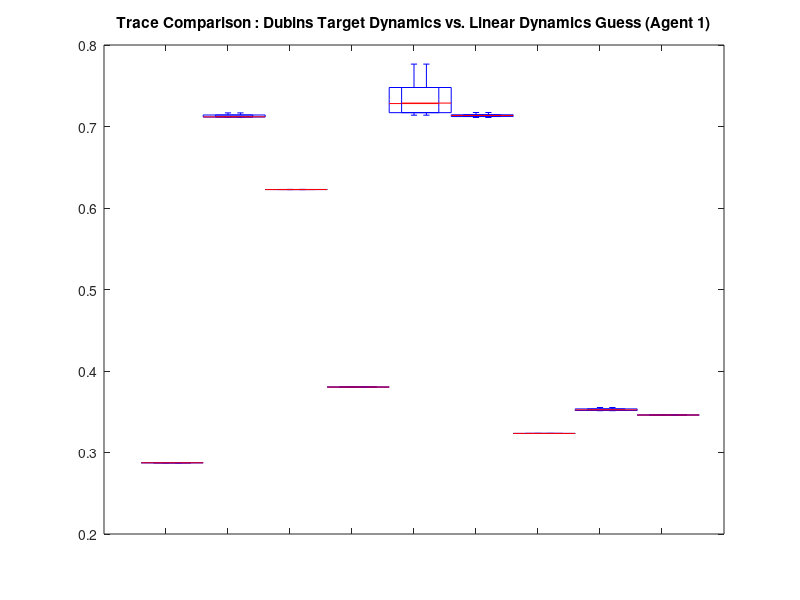

Here is the MATLAB script that generated this plot: (Note: this script raises an error after producing the figure.)

clear all;
close all;

load('boxplot.mat');

position_1 = 1:1:9;  
position_2 = 1.2:1:9.2;
position_3 = 1.4:1:9.4;

%% AGENT 1

figure(1)
box1 = boxplot([cost_dubins_inf.trace(1,:,1,1)',cost_dubins_inf.trace(1,:,1,2)',cost_dubins_inf.trace(1,:,1,3)',...
    cost_dubins_inf.trace(1,:,2,1)',cost_dubins_inf.trace(1,:,2,2)',cost_dubins_inf.trace(1,:,2,3)',...
    cost_dubins_inf.trace(1,:,4,1)',cost_dubins_inf.trace(1,:,4,2)',cost_dubins_inf.trace(1,:,4,3)'],...
    'colors','k','positions',position_1,'width',0.18);
title('Trace Comparison : Dubins Target Dynamics vs. Linear Dynamics Guess (Agent 1)');


set(gca,'XTickLabel',{' '})  % Erase xlabels   
hold on  % Keep the Month_O boxplots on figure overlap the Month_S boxplots   

box2 = boxplot([cost_dubins_40.trace(1,:,1,1)',cost_dubins_40.trace(1,:,1,2)',cost_dubins_40.trace(1,:,1,3)',...
    cost_dubins_40.trace(1,:,2,1)',cost_dubins_40.trace(1,:,2,2)',cost_dubins_40.trace(1,:,2,3)',...
    cost_dubins_40.trace(1,:,4,1)',cost_dubins_40.trace(1,:,4,2)',cost_dubins_40.trace(1,:,4,3)'],...
    'colors','c','positions',position_2,'width',0.18);


set(gca,'XTickLabel',{' '})  % Erase xlabels   
hold on  % Keep the Month_O boxplots on figure overlap the Month_S boxplots   

box3 = boxplot([cost_dubins_20.trace(1,:,1,1)',cost_dubins_20.trace(1,:,1,2)',cost_dubins_20.trace(1,:,1,3)',...
    cost_dubins_20.trace(1,:,2,1)',cost_dubins_20.trace(1,:,2,2)',cost_dubins_20.trace(1,:,2,3)',...
    cost_dubins_20.trace(1,:,4,1)',cost_dubins_20.trace(1,:,4,2)',cost_dubins_20.trace(1,:,4,3)'],...
    'colors','r','positions',position_3,'width',0.18);


set(gca,'XTickLabel',{' '})  % Erase xlabels   
hold on  % Keep the Month_O boxplots on figure overlap the Month_S boxplots   


hold off   % Insert texts and labels 
ylabel('Trace') 
text('Position',[0.85,-0.03],'String','Target 1 Central') 
text('Position',[1.85,-0.03],'String','Target 1 MMNB') 
text('Position',[2.85,-0.03],'String','Target 1 Diag') 
text('Position',[3.85,-0.03],'String','Target 2 Central') 
text('Position',[4.85,-0.03],'String','Target 2 MMNB') 
text('Position',[5.85,-0.03],'String','Target 2 Diag') 
text('Position',[6.85,-0.03],'String','Bias Central') 
text('Position',[7.85,-0.03],'String','Bias MMNB') 
text('Position',[8.85,-0.03],'String','Bias Diag') 

set(gca,'fontsize',12)

ylim([0 0.8])

legend([box1(5,1),box2(5,1),box3(5,1)], {'Perfect Comm.','40m Comm. Range','20m Comm. Range'})


figure(2)
box1 = boxplot([cost_static_inf.trace(1,:,1,1)',cost_static_inf.trace(1,:,1,2)',cost_static_inf.trace(1,:,1,3)',...
    cost_static_inf.trace(1,:,2,1)',cost_static_inf.trace(1,:,2,2)',cost_static_inf.trace(1,:,2,3)',...
    cost_static_inf.trace(1,:,4,1)',cost_static_inf.trace(1,:,4,2)',cost_static_inf.trace(1,:,4,3)'],...
    'colors','k','positions',position_1,'width',0.18);
title('Trace Comparison : Static Target Dynamics vs. Linear Dynamics Guess (Agent 1)');


set(gca,'XTickLabel',{' '})  % Erase xlabels   
hold on  % Keep the Month_O boxplots on figure overlap the Month_S boxplots   

box2 = boxplot([cost_static_40.trace(1,:,1,1)',cost_static_40.trace(1,:,1,2)',cost_static_40.trace(1,:,1,3)',...
    cost_static_40.trace(1,:,2,1)',cost_static_40.trace(1,:,2,2)',cost_static_40.trace(1,:,2,3)',...
    cost_static_40.trace(1,:,4,1)',cost_static_40.trace(1,:,4,2)',cost_static_40.trace(1,:,4,3)'],...
    'colors','c','positions',position_2,'width',0.18);


set(gca,'XTickLabel',{' '})  % Erase xlabels   
hold on  % Keep the Month_O boxplots on figure overlap the Month_S boxplots   

box3 = boxplot([cost_static_20.trace(1,:,1,1)',cost_static_20.trace(1,:,1,2)',cost_static_20.trace(1,:,1,3)',...
    cost_static_20.trace(1,:,2,1)',cost_static_20.trace(1,:,2,2)',cost_static_20.trace(1,:,2,3)',...
    cost_static_20.trace(1,:,4,1)',cost_static_20.trace(1,:,4,2)',cost_static_20.trace(1,:,4,3)'],...
    'colors','r','positions',position_3,'width',0.18);


set(gca,'XTickLabel',{' '})  % Erase xlabels   
hold on  % Keep the Month_O boxplots on figure overlap the Month_S boxplots   


hold off   % Insert texts and labels 
ylabel('Trace') 
text('Position',[0.85,-0.03],'String','Target 1 Central') 
text('Position',[1.85,-0.03],'String','Target 1 MMNB') 
text('Position',[2.85,-0.03],'String','Target 1 Diag') 
text('Position',[3.85,-0.03],'String','Target 2 Central') 
text('Position',[4.85,-0.03],'String','Target 2 MMNB') 
text('Position',[5.85,-0.03],'String','Target 2 Diag') 
text('Position',[6.85,-0.03],'String','Bias Central') 
text('Position',[7.85,-0.03],'String','Bias MMNB') 
text('Position',[8.85,-0.03],'String','Bias Diag') 

set(gca,'fontsize',12)

ylim([0 0.8])

legend([box1(5,1),box2(5,1),box3(5,1)], {'Perfect Comm.','40m Comm. Range','20m Comm. Range'})


%%

figure(3)
box1 = boxplot([cost_dubins_inf.mse(1,:,1,1)',cost_dubins_inf.mse(1,:,1,2)',cost_dubins_inf.mse(1,:,1,3)',...
    cost_dubins_inf.mse(1,:,2,1)',cost_dubins_inf.mse(1,:,2,2)',cost_dubins_inf.mse(1,:,2,3)',...
    cost_dubins_inf.mse(1,:,4,1)',cost_dubins_inf.mse(1,:,4,2)',cost_dubins_inf.mse(1,:,4,3)'],...
    'colors','k','positions',position_1,'width',0.18);
title('Norm of Position Error Comparison : Dubins Target Dynamics vs. Linear Dynamics Guess (Agent 1)');


set(gca,'XTickLabel',{' '})  % Erase xlabels   
hold on  % Keep the Month_O boxplots on figure overlap the Month_S boxplots   

box2 = boxplot([cost_dubins_40.mse(1,:,1,1)',cost_dubins_40.mse(1,:,1,2)',cost_dubins_40.mse(1,:,1,3)',...
    cost_dubins_40.mse(1,:,2,1)',cost_dubins_40.mse(1,:,2,2)',cost_dubins_40.mse(1,:,2,3)',...
    cost_dubins_40.mse(1,:,4,1)',cost_dubins_40.mse(1,:,4,2)',cost_dubins_40.mse(1,:,4,3)'],...
    'colors','c','positions',position_2,'width',0.18);


set(gca,'XTickLabel',{' '})  % Erase xlabels   
hold on  % Keep the Month_O boxplots on figure overlap the Month_S boxplots   

box3 = boxplot([cost_dubins_20.mse(1,:,1,1)',cost_dubins_20.mse(1,:,1,2)',cost_dubins_20.mse(1,:,1,3)',...
    cost_dubins_20.mse(1,:,2,1)',cost_dubins_20.mse(1,:,2,2)',cost_dubins_20.mse(1,:,2,3)',...
    cost_dubins_20.mse(1,:,4,1)',cost_dubins_20.mse(1,:,4,2)',cost_dubins_20.mse(1,:,4,3)'],...
    'colors','r','positions',position_3,'width',0.18);


set(gca,'XTickLabel',{' '})  % Erase xlabels   
hold on  % Keep the Month_O boxplots on figure overlap the Month_S boxplots   


hold off   % Insert texts and labels 
ylabel('Norm of Position Error') 
text('Position',[0.85,-0.3],'String','Target 1 Central') 
text('Position',[1.85,-0.3],'String','Target 1 MMNB') 
text('Position',[2.85,-0.3],'String','Target 1 Diag') 
text('Position',[3.85,-0.3],'String','Target 2 Central') 
text('Position',[4.85,-0.3],'String','Target 2 MMNB') 
text('Position',[5.85,-0.3],'String','Target 2 Diag') 
text('Position',[6.85,-0.3],'String','Bias Central') 
text('Position',[7.85,-0.3],'String','Bias MMNB') 
text('Position',[8.85,-0.3],'String','Bias Diag') 

set(gca,'fontsize',12)

ylim([0 3])

legend([box1(5,1),box2(5,1),box3(5,1)], {'Perfect Comm.','40m Comm. Range','20m Comm. Range'})

figure(4)
box1 = boxplot([cost_static_inf.mse(1,:,1,1)',cost_static_inf.mse(1,:,1,2)',cost_static_inf.mse(1,:,1,3)',...
    cost_static_inf.mse(1,:,2,1)',cost_static_inf.mse(1,:,2,2)',cost_static_inf.mse(1,:,2,3)',...
    cost_static_inf.mse(1,:,4,1)',cost_static_inf.mse(1,:,4,2)',cost_static_inf.mse(1,:,4,3)'],...
    'colors','k','positions',position_1,'width',0.18);
title('Norm of Position Error Comparison : Static Target Dynamics vs. Linear Dynamics Guess (Agent 1)');


set(gca,'XTickLabel',{' '})  % Erase xlabels   
hold on  % Keep the Month_O boxplots on figure overlap the Month_S boxplots   

box2 = boxplot([cost_static_40.mse(1,:,1,1)',cost_static_40.mse(1,:,1,2)',cost_static_40.mse(1,:,1,3)',...
    cost_static_40.mse(1,:,2,1)',cost_static_40.mse(1,:,2,2)',cost_static_40.mse(1,:,2,3)',...
    cost_static_40.mse(1,:,4,1)',cost_static_40.mse(1,:,4,2)',cost_static_40.mse(1,:,4,3)'],...
    'colors','c','positions',position_2,'width',0.18);


set(gca,'XTickLabel',{' '})  % Erase xlabels   
hold on  % Keep the Month_O boxplots on figure overlap the Month_S boxplots   

box3 = boxplot([cost_static_20.mse(1,:,1,1)',cost_static_20.mse(1,:,1,2)',cost_static_20.mse(1,:,1,3)',...
    cost_static_20.mse(1,:,2,1)',cost_static_20.mse(1,:,2,2)',cost_static_20.mse(1,:,2,3)',...
    cost_static_20.mse(1,:,4,1)',cost_static_20.mse(1,:,4,2)',cost_static_20.mse(1,:,4,3)'],...
    'colors','r','positions',position_3,'width',0.18);


set(gca,'XTickLabel',{' '})  % Erase xlabels   
hold on  % Keep the Month_O boxplots on figure overlap the Month_S boxplots   


hold off   % Insert texts and labels 
ylabel('Norm of Position Error') 
text('Position',[0.85,-0.3],'String','Target 1 Central') 
text('Position',[1.85,-0.3],'String','Target 1 MMNB') 
text('Position',[2.85,-0.3],'String','Target 1 Diag') 
text('Position',[3.85,-0.3],'String','Target 2 Central') 
text('Position',[4.85,-0.3],'String','Target 2 MMNB') 
text('Position',[5.85,-0.3],'String','Target 2 Diag') 
text('Position',[6.85,-0.3],'String','Bias Central') 
text('Position',[7.85,-0.3],'String','Bias MMNB') 
text('Position',[8.85,-0.3],'String','Bias Diag') 

set(gca,'fontsize',12)

ylim([0 3])

legend([box1(5,1),box2(5,1),box3(5,1)], {'Perfect Comm.','40m Comm. Range','20m Comm. Range'})

%% AGENT 2

figure(5)
box1 = boxplot([cost_dubins_inf.trace(2,:,1,1)',cost_dubins_inf.trace(2,:,1,2)',cost_dubins_inf.trace(2,:,1,3)',...
    cost_dubins_inf.trace(2,:,3,1)',cost_dubins_inf.trace(2,:,3,2)',cost_dubins_inf.trace(2,:,3,3)',...
    cost_dubins_inf.trace(2,:,4,1)',cost_dubins_inf.trace(2,:,4,2)',cost_dubins_inf.trace(2,:,4,3)'],...
    'colors','k','positions',position_1,'width',0.18);
title('Trace Comparison : Dubins Target Dynamics vs. Linear Dynamics Guess (Agent 2)');


set(gca,'XTickLabel',{' '})  % Erase xlabels   
hold on  % Keep the Month_O boxplots on figure overlap the Month_S boxplots   

box2 = boxplot([cost_dubins_40.trace(2,:,1,1)',cost_dubins_40.trace(2,:,1,2)',cost_dubins_40.trace(2,:,1,3)',...
    cost_dubins_40.trace(2,:,3,1)',cost_dubins_40.trace(2,:,3,2)',cost_dubins_40.trace(2,:,3,3)',...
    cost_dubins_40.trace(2,:,4,1)',cost_dubins_40.trace(2,:,4,2)',cost_dubins_40.trace(2,:,4,3)'],...
    'colors','c','positions',position_2,'width',0.18);


set(gca,'XTickLabel',{' '})  % Erase xlabels   
hold on  % Keep the Month_O boxplots on figure overlap the Month_S boxplots   

box3 = boxplot([cost_dubins_20.trace(2,:,1,1)',cost_dubins_20.trace(2,:,1,2)',cost_dubins_20.trace(2,:,1,3)',...
    cost_dubins_20.trace(2,:,3,1)',cost_dubins_20.trace(2,:,3,2)',cost_dubins_20.trace(2,:,3,3)',...
    cost_dubins_20.trace(2,:,4,1)',cost_dubins_20.trace(2,:,4,2)',cost_dubins_20.trace(2,:,4,3)'],...
    'colors','r','positions',position_3,'width',0.18);


set(gca,'XTickLabel',{' '})  % Erase xlabels   
hold on  % Keep the Month_O boxplots on figure overlap the Month_S boxplots   


hold off   % Insert texts and labels 
ylabel('Trace') 
text('Position',[0.85,-0.05],'String','Target 1 Central') 
text('Position',[1.85,-0.05],'String','Target 1 MMNB') 
text('Position',[2.85,-0.05],'String','Target 1 Diag') 
text('Position',[3.85,-0.05],'String','Target 3 Central') 
text('Position',[4.85,-0.05],'String','Target 3 MMNB') 
text('Position',[5.85,-0.05],'String','Target 3 Diag') 
text('Position',[6.85,-0.05],'String','Bias Central') 
text('Position',[7.85,-0.05],'String','Bias MMNB') 
text('Position',[8.85,-0.05],'String','Bias Diag') 

set(gca,'fontsize',12)

ylim([0 1.5])

legend([box1(5,1),box2(5,1),box3(5,1)], {'Perfect Comm.','40m Comm. Range','20m Comm. Range'})


figure(6)
box1 = boxplot([cost_static_inf.trace(2,:,1,1)',cost_static_inf.trace(2,:,1,2)',cost_static_inf.trace(2,:,1,3)',...
    cost_static_inf.trace(2,:,3,1)',cost_static_inf.trace(2,:,3,2)',cost_static_inf.trace(2,:,3,3)',...
    cost_static_inf.trace(2,:,4,1)',cost_static_inf.trace(2,:,4,2)',cost_static_inf.trace(2,:,4,3)'],...
    'colors','k','positions',position_1,'width',0.18);
title('Trace Comparison : Static Target Dynamics vs. Linear Dynamics Guess (Agent 2)');


set(gca,'XTickLabel',{' '})  % Erase xlabels   
hold on  % Keep the Month_O boxplots on figure overlap the Month_S boxplots   

box2 = boxplot([cost_static_40.trace(2,:,1,1)',cost_static_40.trace(2,:,1,2)',cost_static_40.trace(2,:,1,3)',...
    cost_static_40.trace(2,:,3,1)',cost_static_40.trace(2,:,3,2)',cost_static_40.trace(2,:,3,3)',...
    cost_static_40.trace(2,:,4,1)',cost_static_40.trace(2,:,4,2)',cost_static_40.trace(2,:,4,3)'],...
    'colors','c','positions',position_2,'width',0.18);


set(gca,'XTickLabel',{' '})  % Erase xlabels   
hold on  % Keep the Month_O boxplots on figure overlap the Month_S boxplots   

box3 = boxplot([cost_static_20.trace(2,:,1,1)',cost_static_20.trace(2,:,1,2)',cost_static_20.trace(2,:,1,3)',...
    cost_static_20.trace(2,:,3,1)',cost_static_20.trace(2,:,3,2)',cost_static_20.trace(2,:,3,3)',...
    cost_static_20.trace(2,:,4,1)',cost_static_20.trace(2,:,4,2)',cost_static_20.trace(2,:,4,3)'],...
    'colors','r','positions',position_3,'width',0.18);


set(gca,'XTickLabel',{' '})  % Erase xlabels   
hold on  % Keep the Month_O boxplots on figure overlap the Month_S boxplots   


hold off   % Insert texts and labels 
ylabel('Trace') 
text('Position',[0.85,-0.05],'String','Target 1 Central') 
text('Position',[1.85,-0.05],'String','Target 1 MMNB') 
text('Position',[2.85,-0.05],'String','Target 1 Diag') 
text('Position',[3.85,-0.05],'String','Target 3 Central') 
text('Position',[4.85,-0.05],'String','Target 3 MMNB') 
text('Position',[5.85,-0.05],'String','Target 3 Diag') 
text('Position',[6.85,-0.05],'String','Bias Central') 
text('Position',[7.85,-0.05],'String','Bias MMNB') 
text('Position',[8.85,-0.05],'String','Bias Diag') 

set(gca,'fontsize',12)

ylim([0 1.5])

legend([box1(5,1),box2(5,1),box3(5,1)], {'Perfect Comm.','40m Comm. Range','20m Comm. Range'})


%%

figure(7)
box1 = boxplot([cost_dubins_inf.mse(2,:,1,1)',cost_dubins_inf.mse(2,:,1,2)',cost_dubins_inf.mse(2,:,1,3)',...
    cost_dubins_inf.mse(2,:,3,1)',cost_dubins_inf.mse(2,:,3,2)',cost_dubins_inf.mse(2,:,3,3)',...
    cost_dubins_inf.mse(2,:,4,1)',cost_dubins_inf.mse(2,:,4,2)',cost_dubins_inf.mse(2,:,4,3)'],...
    'colors','k','positions',position_1,'width',0.18);
title('Norm of Position Error Comparison : Dubins Target Dynamics vs. Linear Dynamics Guess (Agent 2)');


set(gca,'XTickLabel',{' '})  % Erase xlabels   
hold on  % Keep the Month_O boxplots on figure overlap the Month_S boxplots   

box2 = boxplot([cost_dubins_40.mse(2,:,1,1)',cost_dubins_40.mse(2,:,1,2)',cost_dubins_40.mse(2,:,1,3)',...
    cost_dubins_40.mse(2,:,3,1)',cost_dubins_40.mse(2,:,3,2)',cost_dubins_40.mse(2,:,3,3)',...
    cost_dubins_40.mse(2,:,4,1)',cost_dubins_40.mse(2,:,4,2)',cost_dubins_40.mse(2,:,4,3)'],...
    'colors','c','positions',position_2,'width',0.18);


set(gca,'XTickLabel',{' '})  % Erase xlabels   
hold on  % Keep the Month_O boxplots on figure overlap the Month_S boxplots   

box3 = boxplot([cost_dubins_20.mse(2,:,1,1)',cost_dubins_20.mse(2,:,1,2)',cost_dubins_20.mse(2,:,1,3)',...
    cost_dubins_20.mse(2,:,3,1)',cost_dubins_20.mse(2,:,3,2)',cost_dubins_20.mse(2,:,3,3)',...
    cost_dubins_20.mse(2,:,4,1)',cost_dubins_20.mse(2,:,4,2)',cost_dubins_20.mse(2,:,4,3)'],...
    'colors','r','positions',position_3,'width',0.18);


set(gca,'XTickLabel',{' '})  % Erase xlabels   
hold on  % Keep the Month_O boxplots on figure overlap the Month_S boxplots   


hold off   % Insert texts and labels 
ylabel('Norm of Position Error') 
text('Position',[0.85,-0.3],'String','Target 1 Central') 
text('Position',[1.85,-0.3],'String','Target 1 MMNB') 
text('Position',[2.85,-0.3],'String','Target 1 Diag') 
text('Position',[3.85,-0.3],'String','Target 3 Central') 
text('Position',[4.85,-0.3],'String','Target 3 MMNB') 
text('Position',[5.85,-0.3],'String','Target 3 Diag') 
text('Position',[6.85,-0.3],'String','Bias Central') 
text('Position',[7.85,-0.3],'String','Bias MMNB') 
text('Position',[8.85,-0.3],'String','Bias Diag') 

set(gca,'fontsize',12)

ylim([0 3])

legend([box1(5,1),box2(5,1),box3(5,1)], {'Perfect Comm.','40m Comm. Range','20m Comm. Range'})


figure(8)
box1 = boxplot([cost_static_inf.mse(2,:,1,1)',cost_static_inf.mse(2,:,1,2)',cost_static_inf.mse(2,:,1,3)',...
    cost_static_inf.mse(2,:,3,1)',cost_static_inf.mse(2,:,3,2)',cost_static_inf.mse(2,:,3,3)',...
    cost_static_inf.mse(2,:,4,1)',cost_static_inf.mse(2,:,4,2)',cost_static_inf.mse(2,:,4,3)'],...
    'colors','k','positions',position_1,'width',0.18);
title('Norm of Position Error Comparison : Static Target Dynamics vs. Linear Dynamics Guess (Agent 2)');


set(gca,'XTickLabel',{' '})  % Erase xlabels   
hold on  % Keep the Month_O boxplots on figure overlap the Month_S boxplots   

box2 = boxplot([cost_static_40.mse(2,:,1,1)',cost_static_40.mse(2,:,1,2)',cost_static_40.mse(2,:,1,3)',...
    cost_static_40.mse(2,:,3,1)',cost_static_40.mse(2,:,3,2)',cost_static_40.mse(2,:,3,3)',...
    cost_static_40.mse(2,:,4,1)',cost_static_40.mse(2,:,4,2)',cost_static_40.mse(2,:,4,3)'],...
    'colors','c','positions',position_2,'width',0.18);


set(gca,'XTickLabel',{' '})  % Erase xlabels   
hold on  % Keep the Month_O boxplots on figure overlap the Month_S boxplots   

box3 = boxplot([cost_static_20.mse(2,:,1,1)',cost_static_20.mse(2,:,1,2)',cost_static_20.mse(2,:,1,3)',...
    cost_static_20.mse(2,:,3,1)',cost_static_20.mse(2,:,3,2)',cost_static_20.mse(2,:,3,3)',...
    cost_static_20.mse(2,:,4,1)',cost_static_20.mse(2,:,4,2)',cost_static_20.mse(2,:,4,3)'],...
    'colors','r','positions',position_3,'width',0.18);


set(gca,'XTickLabel',{' '})  % Erase xlabels   
hold on  % Keep the Month_O boxplots on figure overlap the Month_S boxplots   


hold off   % Insert texts and labels 
ylabel('Norm of Position Error') 
text('Position',[0.85,-0.3],'String','Target 1 Central') 
text('Position',[1.85,-0.3],'String','Target 1 MMNB') 
text('Position',[2.85,-0.3],'String','Target 1 Diag') 
text('Position',[3.85,-0.3],'String','Target 3 Central') 
text('Position',[4.85,-0.3],'String','Target 3 MMNB') 
text('Position',[5.85,-0.3],'String','Target 3 Diag') 
text('Position',[6.85,-0.3],'String','Bias Central') 
text('Position',[7.85,-0.3],'String','Bias MMNB') 
text('Position',[8.85,-0.3],'String','Bias Diag') 

set(gca,'fontsize',12)

ylim([0 3])

legend([box1(5,1),box2(5,1),box3(5,1)], {'Perfect Comm.','40m Comm. Range','20m Comm. Range'})

%% AGENT 3

figure(9)
box1 = boxplot([cost_dubins_inf.trace(3,:,2,1)',cost_dubins_inf.trace(3,:,2,2)',cost_dubins_inf.trace(3,:,2,3)',...
    cost_dubins_inf.trace(3,:,3,1)',cost_dubins_inf.trace(3,:,3,2)',cost_dubins_inf.trace(3,:,3,3)',...
    cost_dubins_inf.trace(3,:,4,1)',cost_dubins_inf.trace(3,:,4,2)',cost_dubins_inf.trace(3,:,4,3)'],...
    'colors','k','positions',position_1,'width',0.18);
title('Trace Comparison : Dubins Target Dynamics vs. Linear Dynamics Guess (Agent 3)');


set(gca,'XTickLabel',{' '})  % Erase xlabels   
hold on  % Keep the Month_O boxplots on figure overlap the Month_S boxplots   

box2 = boxplot([cost_dubins_40.trace(3,:,2,1)',cost_dubins_40.trace(3,:,2,2)',cost_dubins_40.trace(3,:,2,3)',...
    cost_dubins_40.trace(3,:,3,1)',cost_dubins_40.trace(3,:,3,2)',cost_dubins_40.trace(3,:,3,3)',...
    cost_dubins_40.trace(3,:,4,1)',cost_dubins_40.trace(3,:,4,2)',cost_dubins_40.trace(3,:,4,3)'],...
    'colors','c','positions',position_2,'width',0.18);


set(gca,'XTickLabel',{' '})  % Erase xlabels   
hold on  % Keep the Month_O boxplots on figure overlap the Month_S boxplots   

box3 = boxplot([cost_dubins_20.trace(3,:,2,1)',cost_dubins_20.trace(3,:,2,2)',cost_dubins_20.trace(3,:,2,3)',...
    cost_dubins_20.trace(3,:,3,1)',cost_dubins_20.trace(3,:,3,2)',cost_dubins_20.trace(3,:,3,3)',...
    cost_dubins_20.trace(3,:,4,1)',cost_dubins_20.trace(3,:,4,2)',cost_dubins_20.trace(3,:,4,3)'],...
    'colors','r','positions',position_3,'width',0.18);


set(gca,'XTickLabel',{' '})  % Erase xlabels   
hold on  % Keep the Month_O boxplots on figure overlap the Month_S boxplots   


hold off   % Insert texts and labels 
ylabel('Trace') 
text('Position',[0.85,-0.05],'String','Target 2 Central') 
text('Position',[1.85,-0.05],'String','Target 2 MMNB') 
text('Position',[2.85,-0.05],'String','Target 2 Diag') 
text('Position',[3.85,-0.05],'String','Target 3 Central') 
text('Position',[4.85,-0.05],'String','Target 3 MMNB') 
text('Position',[5.85,-0.05],'String','Target 3 Diag') 
text('Position',[6.85,-0.05],'String','Bias Central') 
text('Position',[7.85,-0.05],'String','Bias MMNB') 
text('Position',[8.85,-0.05],'String','Bias Diag') 

set(gca,'fontsize',12)

ylim([0 1.5])

legend([box1(5,1),box2(5,1),box3(5,1)], {'Perfect Comm.','40m Comm. Range','20m Comm. Range'})


figure(10)
box1 = boxplot([cost_static_inf.trace(3,:,2,1)',cost_static_inf.trace(3,:,2,2)',cost_static_inf.trace(3,:,2,3)',...
    cost_static_inf.trace(3,:,3,1)',cost_static_inf.trace(3,:,3,2)',cost_static_inf.trace(3,:,3,3)',...
    cost_static_inf.trace(3,:,4,1)',cost_static_inf.trace(3,:,4,2)',cost_static_inf.trace(3,:,4,3)'],...
    'colors','k','positions',position_1,'width',0.18);
title('Trace Comparison : Static Target Dynamics vs. Linear Dynamics Guess (Agent 3)');


set(gca,'XTickLabel',{' '})  % Erase xlabels   
hold on  % Keep the Month_O boxplots on figure overlap the Month_S boxplots   

box2 = boxplot([cost_static_40.trace(3,:,2,1)',cost_static_40.trace(3,:,2,2)',cost_static_40.trace(3,:,2,3)',...
    cost_static_40.trace(3,:,3,1)',cost_static_40.trace(3,:,3,2)',cost_static_40.trace(3,:,3,3)',...
    cost_static_40.trace(3,:,4,1)',cost_static_40.trace(3,:,4,2)',cost_static_40.trace(3,:,4,3)'],...
    'colors','c','positions',position_2,'width',0.18);


set(gca,'XTickLabel',{' '})  % Erase xlabels   
hold on  % Keep the Month_O boxplots on figure overlap the Month_S boxplots   

box3 = boxplot([cost_static_20.trace(3,:,2,1)',cost_static_20.trace(3,:,2,2)',cost_static_20.trace(3,:,2,3)',...
    cost_static_20.trace(3,:,3,1)',cost_static_20.trace(3,:,3,2)',cost_static_20.trace(3,:,3,3)',...
    cost_static_20.trace(3,:,4,1)',cost_static_20.trace(3,:,4,2)',cost_static_20.trace(3,:,4,3)'],...
    'colors','r','positions',position_3,'width',0.18);


set(gca,'XTickLabel',{' '})  % Erase xlabels   
hold on  % Keep the Month_O boxplots on figure overlap the Month_S boxplots   


hold off   % Insert texts and labels 
ylabel('Trace') 
text('Position',[0.85,-0.05],'String','Target 2 Central') 
text('Position',[1.85,-0.05],'String','Target 2 MMNB') 
text('Position',[2.85,-0.05],'String','Target 2 Diag') 
text('Position',[3.85,-0.05],'String','Target 3 Central') 
text('Position',[4.85,-0.05],'String','Target 3 MMNB') 
text('Position',[5.85,-0.05],'String','Target 3 Diag') 
text('Position',[6.85,-0.05],'String','Bias Central') 
text('Position',[7.85,-0.05],'String','Bias MMNB') 
text('Position',[8.85,-0.05],'String','Bias Diag') 

set(gca,'fontsize',12)

ylim([0 1.5])

legend([box1(5,1),box2(5,1),box3(5,1)], {'Perfect Comm.','40m Comm. Range','20m Comm. Range'})


%%

figure(11)
box1 = boxplot([cost_dubins_inf.mse(3,:,2,1)',cost_dubins_inf.mse(3,:,2,2)',cost_dubins_inf.mse(3,:,2,3)',...
    cost_dubins_inf.mse(3,:,3,1)',cost_dubins_inf.mse(3,:,3,2)',cost_dubins_inf.mse(3,:,3,3)',...
    cost_dubins_inf.mse(3,:,4,1)',cost_dubins_inf.mse(3,:,4,2)',cost_dubins_inf.mse(3,:,4,3)'],...
    'colors','k','positions',position_1,'width',0.18);
title('Norm of Position Error Comparison : Dubins Target Dynamics vs. Linear Dynamics Guess (Agent 3)');


set(gca,'XTickLabel',{' '})  % Erase xlabels   
hold on  % Keep the Month_O boxplots on figure overlap the Month_S boxplots   

box2 = boxplot([cost_dubins_40.mse(3,:,2,1)',cost_dubins_40.mse(3,:,2,2)',cost_dubins_40.mse(3,:,2,3)',...
    cost_dubins_40.mse(3,:,3,1)',cost_dubins_40.mse(3,:,3,2)',cost_dubins_40.mse(3,:,3,3)',...
    cost_dubins_40.mse(3,:,4,1)',cost_dubins_40.mse(3,:,4,2)',cost_dubins_40.mse(3,:,4,3)'],...
    'colors','c','positions',position_2,'width',0.18);


set(gca,'XTickLabel',{' '})  % Erase xlabels   
hold on  % Keep the Month_O boxplots on figure overlap the Month_S boxplots   

box3 = boxplot([cost_dubins_20.mse(3,:,2,1)',cost_dubins_20.mse(3,:,2,2)',cost_dubins_20.mse(3,:,2,3)',...
    cost_dubins_20.mse(3,:,3,1)',cost_dubins_20.mse(3,:,3,2)',cost_dubins_20.mse(3,:,3,3)',...
    cost_dubins_20.mse(3,:,4,1)',cost_dubins_20.mse(3,:,4,2)',cost_dubins_20.mse(3,:,4,3)'],...
    'colors','r','positions',position_3,'width',0.18);


set(gca,'XTickLabel',{' '})  % Erase xlabels   
hold on  % Keep the Month_O boxplots on figure overlap the Month_S boxplots   


hold off   % Insert texts and labels 
ylabel('Norm of Position Error') 
text('Position',[0.85,-0.3],'String','Target 2 Central') 
text('Position',[1.85,-0.3],'String','Target 2 MMNB') 
text('Position',[2.85,-0.3],'String','Target 2 Diag') 
text('Position',[3.85,-0.3],'String','Target 3 Central') 
text('Position',[4.85,-0.3],'String','Target 3 MMNB') 
text('Position',[5.85,-0.3],'String','Target 3 Diag') 
text('Position',[6.85,-0.3],'String','Bias Central') 
text('Position',[7.85,-0.3],'String','Bias MMNB') 
text('Position',[8.85,-0.3],'String','Bias Diag') 

set(gca,'fontsize',12)

ylim([0 3])

legend([box1(5,1),box2(5,1),box3(5,1)], {'Perfect Comm.','40m Comm. Range','20m Comm. Range'})


figure(12)
box1 = boxplot([cost_static_inf.mse(3,:,2,1)',cost_static_inf.mse(3,:,2,2)',cost_static_inf.mse(3,:,2,3)',...
    cost_static_inf.mse(3,:,3,1)',cost_static_inf.mse(3,:,3,2)',cost_static_inf.mse(3,:,3,3)',...
    cost_static_inf.mse(3,:,4,1)',cost_static_inf.mse(3,:,4,2)',cost_static_inf.mse(3,:,4,3)'],...
    'colors','k','positions',position_1,'width',0.18);
title('Norm of Position Error Comparison : Static Target Dynamics vs. Linear Dynamics Guess (Agent 3)');


set(gca,'XTickLabel',{' '})  % Erase xlabels   
hold on  % Keep the Month_O boxplots on figure overlap the Month_S boxplots   

box2 = boxplot([cost_static_40.mse(3,:,2,1)',cost_static_40.mse(3,:,2,2)',cost_static_40.mse(3,:,2,3)',...
    cost_static_40.mse(3,:,3,1)',cost_static_40.mse(3,:,3,2)',cost_static_40.mse(3,:,3,3)',...
    cost_static_40.mse(3,:,4,1)',cost_static_40.mse(3,:,4,2)',cost_static_40.mse(3,:,4,3)'],...
    'colors','c','positions',position_2,'width',0.18);


set(gca,'XTickLabel',{' '})  % Erase xlabels   
hold on  % Keep the Month_O boxplots on figure overlap the Month_S boxplots   

box3 = boxplot([cost_static_20.mse(3,:,2,1)',cost_static_20.mse(3,:,2,2)',cost_static_20.mse(3,:,2,3)',...
    cost_static_20.mse(3,:,3,1)',cost_static_20.mse(3,:,3,2)',cost_static_20.mse(3,:,3,3)',...
    cost_static_20.mse(3,:,4,1)',cost_static_20.mse(3,:,4,2)',cost_static_20.mse(3,:,4,3)'],...
    'colors','r','positions',position_3,'width',0.18);


set(gca,'XTickLabel',{' '})  % Erase xlabels   
hold on  % Keep the Month_O boxplots on figure overlap the Month_S boxplots   


hold off   % Insert texts and labels 
ylabel('Norm of Position Error') 
text('Position',[0.85,-0.3],'String','Target 2 Central') 
text('Position',[1.85,-0.3],'String','Target 2 MMNB') 
text('Position',[2.85,-0.3],'String','Target 2 Diag') 
text('Position',[3.85,-0.3],'String','Target 3 Central') 
text('Position',[4.85,-0.3],'String','Target 3 MMNB') 
text('Position',[5.85,-0.3],'String','Target 3 Diag') 
text('Position',[6.85,-0.3],'String','Bias Central') 
text('Position',[7.85,-0.3],'String','Bias MMNB') 
text('Position',[8.85,-0.3],'String','Bias Diag') 

set(gca,'fontsize',12)

ylim([0 3])

legend([box1(5,1),box2(5,1),box3(5,1)], {'Perfect Comm.','40m Comm. Range','20m Comm. Range'})

